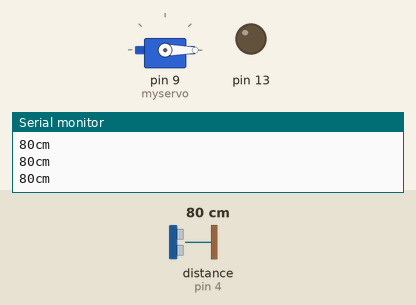
This sketch was run on a simulated Arduino Uno, built with avr-gcc and run on an emulated ATmega328P. Shown: servo, output pins drawn as LEDs (lit = HIGH), the last lines printed to the serial monitor. Wiring (inferred from the names in the program): ultrasonic range finder: trigger pin 2; echo pin 4. Inputs (shaded band) come from the test bench; at power-on: distance to the obstacle (sensor on pin 4) 80 cm. The echo pulse lasts 58.3 µs per cm; pins used as bus, display or sensor lines are not drawn.

Above: at 1.2 s.
1.3 s: distance to the obstacle (sensor on pin 4) set to 5 cm
At 2.5 s:
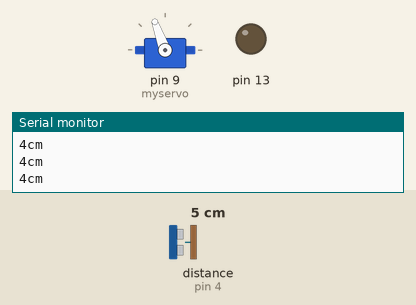
2.8 s: distance to the obstacle (sensor on pin 4) set to 10 cm
4.3 s: distance to the obstacle (sensor on pin 4) set to 13 cm
At 4.9 s:
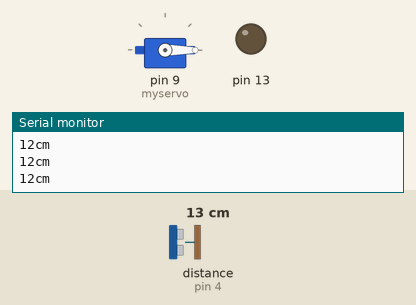
5.8 s: distance to the obstacle (sensor on pin 4) set to 2 cm
At 6.8 s:
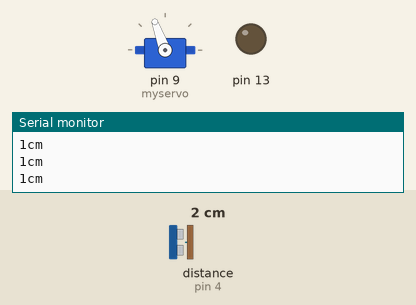
Timing chart, 0 to 8.3 s (numbered marks = the images above; inputs shaded):
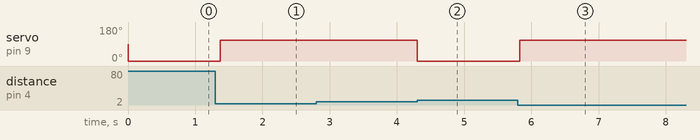

The sketch:

HINT_01.ino
```cpp
const int trigPin = 2;
const int echoPin = 4;
#include <Servo.h>
Servo myservo;
int p=0;
int c=0;
void setup() {
 myservo.attach(9);
  pinMode(13,OUTPUT);
  Serial.begin(9600);
}
long microsecondsToInches(long microseconds)
{
  return microseconds / 74 / 2;
}

long microsecondsToCentimeters(long microseconds)
{
  return microseconds / 29 / 2;
}

void loop()
{

  long duration, inches, cm;

  pinMode(trigPin, OUTPUT);
  digitalWrite(trigPin, LOW);
  delayMicroseconds(2);
  digitalWrite(trigPin, HIGH);
  delayMicroseconds(10);
  digitalWrite(trigPin, LOW);


  pinMode(echoPin, INPUT);
  duration = pulseIn(echoPin, HIGH);


  inches = microsecondsToInches(duration);
  cm = microsecondsToCentimeters(duration);

  if(cm<=5 || (cm>=8 && cm<=10)){


     myservo.write(110);  // Servo pull angle
  }
  else{
     c&=0;
     myservo.write(0);
    // digitalWrite(13,LOW);
  }

  //Serial.print(inches);
 // Serial.print("in, ");
  Serial.print(cm);
  Serial.print("cm");
  Serial.println();

  delay(100);
}
```

Measured:
- the behaviour switches between 11 and 12 cm on distance to the obstacle (sensor on pin 4) (found by bisection; images 1 and 2)
- after the input at 1.3 s, servo on pin 9 (myservo): 0° → 110° after 0.07 s
- after the input at 4.3 s, servo on pin 9 (myservo): 110° → 0° at once
- after the input at 5.8 s, servo on pin 9 (myservo): 0° → 110° at once
